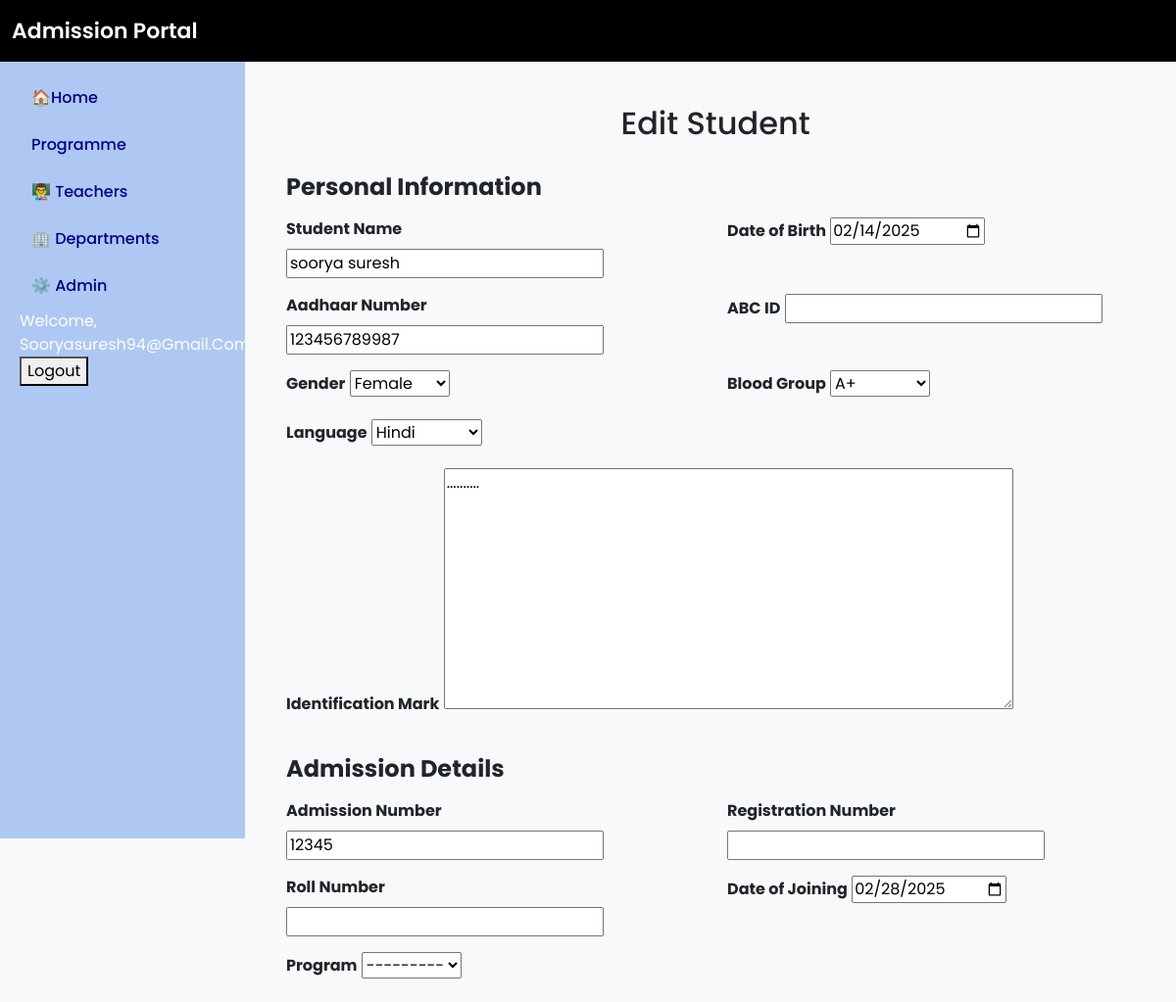
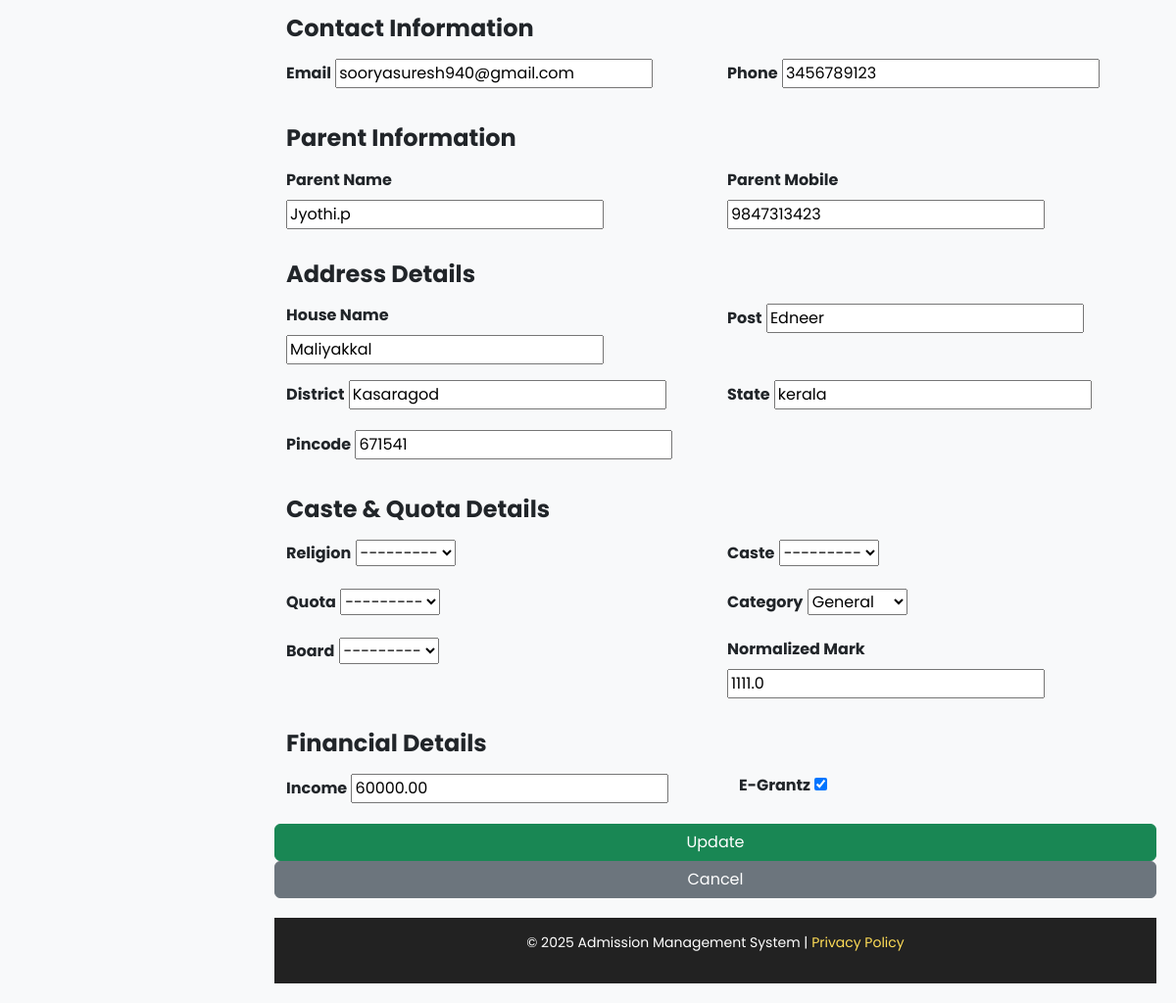
/students/edit/1/ (signed in), run on the app's committed database (2 pictures, top to bottom).
### admission/models.py (models this page shows, shortened)
class Student(models.Model):
    user = models.OneToOneField(User, on_delete=models.CASCADE,null=True,default=None)
    stud_name = models.CharField(max_length=100)
    stud_adm_no = models.CharField(max_length=20, unique=True)
    stud_reg_no = models.CharField(max_length=20, unique=True, blank=True, null=True)
    stud_roll_no = models.CharField(max_length=20, unique=True, blank=True, null=True)
    aadhaar = models.CharField(max_length=12, unique=True)
    abc_id = models.CharField(max_length=50, blank=True, null=True)
    email = models.EmailField(unique=True)
    phone = models.CharField(max_length=15)
    dob = models.DateField()
    caste = models.ForeignKey(Caste, on_delete=models.SET_NULL, blank=True, null=True)  # Foreign Key to Caste
    religion = models.ForeignKey(Religion, on_delete=models.SET_NULL, blank=True, null=True)  # Foreign Key to Religion
    quota = models.ForeignKey(Quota, on_delete=models.SET_NULL, blank=True, null=True)
    category = models.ForeignKey(Category, on_delete=models.SET_NULL, blank=True, null=True)
    program= models.ForeignKey(Program, on_delete=models.SET_NULL, blank=True, null=True)  # Foreign Key to Quota# Foreign Key to Quota
    pathway= models.ForeignKey(Pathway, on_delete=models.SET_NULL, blank=True, null=True)  # Foreign Key to Quota# Foreign Key to Quota
    board=models.ForeignKey(Board, on_delete=models.SET_NULL, blank=True, null=True)
    normalized_mark = models.FloatField(default=0.0)
    parent_name = models.CharField(max_length=100)
    parent_mob = models.CharField(max_length=15)
    house_name = models.CharField(max_length=100)
    post = models.CharField(max_length=50)
    district = models.CharField(max_length=50)
    state = models.CharField(max_length=50)
    pincode = models.CharField(max_length=10)
    date_of_joining = models.DateField()
    income = models.DecimalField(max_digits=10, decimal_places=2, blank=True, null=True)
    egrantz = models.BooleanField(default=False)
    status = models.BooleanField(default=True)  # Active/Inactive
    gender = models.CharField(max_length=10, choices=[('Male', 'Male'), ('Female', 'Female'), ('Other', 'Other')])
    blood_group = models.CharField(max_length=5, choices=[('A+', 'A+'), ('A-', 'A-'), ('B+', 'B-'), ('O+', 'O-'), ('AB+', 'AB-')])
    language=models.CharField(max_length=10, choices=[('Malayalam', 'Malayalam'), ('Hindi', 'Hindi')] ,default='Malayalam')
    identification_mark = models.TextField(blank=True, null=True)

### admission/views.py (the view)
# urls.py: path('students/edit/<int:student_id>/', views.edit_student, name='edit_student'),  # Edit student
def edit_student(request, student_id):
    student = get_object_or_404(Student, id=student_id)
    if request.method == "POST":
        form = StudentForm(request.POST, request.FILES, instance=student)
        if form.is_valid():
            form.save()
            return redirect("manage_student")  # Redirect to student list
    else:
        form = StudentForm(instance=student)
    return render(request, "edit_student.html", {"form": form})

### admission/forms.py (shortened to what this page needs)
class StudentForm(forms.ModelForm):
    class Meta:
        model = Student
        fields = '__all__'  # Includes all fields from the model
        exclude = ['user']
        stud_reg_no = forms.CharField(required=False)  # ✅ Optional
        stud_adm_no = forms.CharField(required=False)  # ✅ Optional
        stud_roll_no = forms.CharField(required=False)  # ✅
        caste = forms.ModelChoiceField(queryset=Caste.objects.all(), required=False)
        religion = forms.ModelChoiceField(queryset=Religion.objects.all(), required=False)
        quota = forms.ModelChoiceField(queryset=Quota.objects.all(), required=False)
        category = forms.ModelChoiceField(queryset=Category.objects.all(), empty_label="Select Category", required=True)
        normalized_mark = forms.FloatField(widget=forms.NumberInput(attrs={'step': '0.01'}))
        widgets = {
            'dob': forms.DateInput(attrs={'type': 'date'}),
            'date_of_joining': forms.DateInput(attrs={'type': 'date'}),
            'egrantz': forms.CheckboxInput(),
            'status': forms.CheckboxInput(),
        }

### admission/models.py (called while the page is built)
    def __str__(self):
        return self.name

### admission/templates/edit_student.html (shortened to what this page needs)
{% extends 'base.html' %}
{% block content %}
<div class="container mt-4">
    <h2 class="text-center">Edit Student</h2>
    <form method="POST" enctype="multipart/form-data" class="mt-3">
        <div class="row">
            <h4 class="mt-3 mb-3"><strong>Personal Information</strong></h4>
            <div class="col-md-6 mb-3">
                <label class="form-label fw-bold">Student Name</label>
                {{ form.stud_name }}
            </div>
            <div class="col-md-6 mb-3">
                <label class="form-label fw-bold">Date of Birth</label>
                {{ form.dob }}
            </div>
            <div class="col-md-6 mb-3">
                <label class="form-label fw-bold">Aadhaar Number</label>
                {{ form.aadhaar }}
            </div>
            <div class="col-md-6 mb-3">
                <label class="form-label fw-bold">ABC ID</label>
                {{ form.abc_id }}
            </div>
            <div class="col-md-6 mb-3">
                <label class="form-label fw-bold">Gender</label>
                {{ form.gender }}
            </div>
            <div class="col-md-6 mb-3">
                <label class="form-label fw-bold">Blood Group</label>
                {{ form.blood_group }}
            </div>
            <div class="col-md-6 mb-3">
                <label class="form-label fw-bold">Language</label>
                {{ form.language }}
            </div>
            <div class="col-md-12 mb-3">
                <label class="form-label fw-bold">Identification Mark</label>
                {{ form.identification_mark }}
            </div>
            <h4 class="mt-3 mb-3"><strong>Admission Details</strong></h4>
            <div class="col-md-6 mb-3">
                <label class="form-label fw-bold">Admission Number</label>
                {{ form.stud_adm_no }}
            </div>
            <div class="col-md-6 mb-3">
                <label class="form-label fw-bold">Registration Number</label>
                {{ form.stud_reg_no }}
            </div>
            <div class="col-md-6 mb-3">
                <label class="form-label fw-bold">Roll Number</label>
                {{ form.stud_roll_no }}
            </div>
            <div class="col-md-6 mb-3">
                <label class="form-label fw-bold">Date of Joining</label>
                {{ form.date_of_joining }}
            </div>
            <div class="col-md-6 mb-3">
                <label class="form-label fw-bold">Program</label>
                {{ form.program }}
            </div>
            <h4 class="mt-3 mb-3"><strong>Contact Information</strong></h4>
            <div class="col-md-6 mb-3">
                <label class="form-label fw-bold">Email</label>
                {{ form.email }}
            </div>
            <div class="col-md-6 mb-3">
                <label class="form-label fw-bold">Phone</label>
                {{ form.phone }}
            </div>
            <h4 class="mt-3 mb-3"><strong>Parent Information</strong></h4>
            <div class="col-md-6 mb-3">
                <label class="form-label fw-bold">Parent Name</label>
                {{ form.parent_name }}
            </div>
            <div class="col-md-6 mb-3">
                <label class="form-label fw-bold">Parent Mobile</label>
                {{ form.parent_mob }}
            </div>
            <h4 class="mt-3 mb-3"><strong>Address Details</strong></h4>
            <div class="col-md-6 mb-3">
                <label class="form-label fw-bold">House Name</label>
                {{ form.house_name }}
            </div>
            <div class="col-md-6 mb-3">
                <label class="form-label fw-bold">Post</label>
                {{ form.post }}
            </div>
            <div class="col-md-6 mb-3">
                <label class="form-label fw-bold">District</label>
                {{ form.district }}
            </div>
            <div class="col-md-6 mb-3">
                <label class="form-label fw-bold">State</label>
                {{ form.state }}
            </div>
            <div class="col-md-6 mb-3">
                <label class="form-label fw-bold">Pincode</label>
                {{ form.pincode }}
            </div>
            <h4 class="mt-3 mb-3"><strong>Caste & Quota Details</strong></h4>
            <div class="col-md-6 mb-3">
                <label class="form-label fw-bold">Religion</label>
                {{ form.religion }}
            </div>
            <div class="col-md-6 mb-3">
                <label class="form-label fw-bold">Caste</label>
                {{ form.caste }}
            </div>
            <div class="col-md-6 mb-3">
                <label class="form-label fw-bold">Quota</label>
                {{ form.quota }}
            </div>
            <div class="col-md-6 mb-3">
                <label class="form-label fw-bold">Category</label>
                {{ form.category }}
            </div>
            <div class="col-md-6 mb-3">
                <label class="form-label fw-bold">Board</label>
                {{ form.board }}
            </div>
            <div class="col-md-6 mb-3">
                <label class="form-label fw-bold">Normalized Mark</label>
                {{ form.normalized_mark }}
            </div>
            <h4 class="mt-3 mb-3"><strong>Financial Details</strong></h4>
            <div class="col-md-6 mb-3">
                <label class="form-label fw-bold">Income</label>
                {{ form.income }}
            </div>
            <div class="col-md-6 mb-3 form-check">
                <label class="form-check-label fw-bold">E-Grantz</label>
                {{ form.egrantz }}
            </div>
        <button type="submit" class="btn btn-success">Update</button>
        <a href="{% url 'manage_student' %}" class="btn btn-secondary">Cancel</a>
    </form>
</div>
{% endblock %}

### templates/base.html (shortened to what this page needs)
<!DOCTYPE html>
<html lang="en">
<head>
    <link href="https://cdn.jsdelivr.net/npm/bootstrap@5.3.0/dist/css/bootstrap.min.css" rel="stylesheet">
</head>
<body>
    <nav class="navbar navbar-expand-lg navbar-dark fixed-top">
        <div class="container-fluid">
            <a class="navbar-brand" href="/">Admission Portal</a>
        </div>
    </nav>
    <div class="sidebar">
        <ul class="nav flex-column">
            <li class="nav-item"><a class="nav-link" href="/index"> 🏠Home</a></li>
            <li class="nav-item"><a class="nav-link" href="/manage_program"> Programme</a></li>
            <li class="nav-item"><a class="nav-link" href="">👨‍🏫 Teachers</a></li>
            <li class="nav-item"><a class="nav-link" href="/manage_department">🏢 Departments</a></li>
            <li class="nav-item"><a class="nav-link" href="#">⚙️ Admin</a></li>
            {% if user.is_authenticated %}
                <ul class="navbar-nav">
                    <li class="nav-item">
                        <span class="navbar-text text-white me-3">Welcome, {{ user.username|title }}!</span>
                    </li>
                    <li>
                        <form  method="post" action="{% url 'logout' %}">
                            <button class="logout" type="submit">Logout</button>
                          </form>
                    </li>
                </ul>
                {% else %}
                <ul class="navbar-nav">
                    <li class="nav-item">
                        <a class="nav-link" href="#">Login</a>
                    </li>
                </ul>
                {% endif %}
        </ul>
    </div>
    <div class="content">
        {% block content %}
        {% endblock %}
    </div>
    <footer class="footer">
        <p>&copy; 2025 Admission Management System | <a href="#">Privacy Policy</a></p>
    </footer>
</body>
</html>

### templates/base.html (style rules this page uses)
body { font-family: 'Poppins', sans-serif; background: #f8f9fa; display: flex; min-height: 100vh; flex-direction: column; }
.navbar { background: #000 !important; padding: 10px 0; position:relative; }
.navbar-brand { font-weight: 600; font-size: 22px; color: #fff; }
.sidebar { width: 250px; height: 100vh; position: fixed; left: 0; top: 56px; background:rgb(175,199,243); padding: 20px; }
.sidebar .nav-link { color:navy; font-weight: 500; padding: 12px; border-radius: 5px; transition: all 0.3s; display: block; }
.content { margin-left: 260px; padding: 20px; flex-grow: 1; }
.footer { background: #222; color: white; text-align: center; padding: 15px; margin-top: 20px; font-size: 14px; }
.footer a { color: #ffdd57; text-decoration: none; }

### data on the page
Student: stud_name "soorya suresh", dob "02/14/2025", aadhaar "123456789987", gender "Female", blood_group "A+", language "Hindi", identification_mark "..........", stud_adm_no "12345", date_of_joining "02/28/2025", program "---------", email "sooryasuresh940@gmail.com", phone "3456789123", parent_name "Jyothi.p", parent_mob "9847313423", house_name "Maliyakkal", post "Edneer", district "Kasaragod", state "kerala", pincode "671541", religion "---------", caste "---------", quota "---------", category "General", board "---------", normalized_mark "1111.0", income "60000.00", egrantz "☑"

### other printed values
{{ user.username|title }} "Sooryasuresh94@Gmail.Com"
